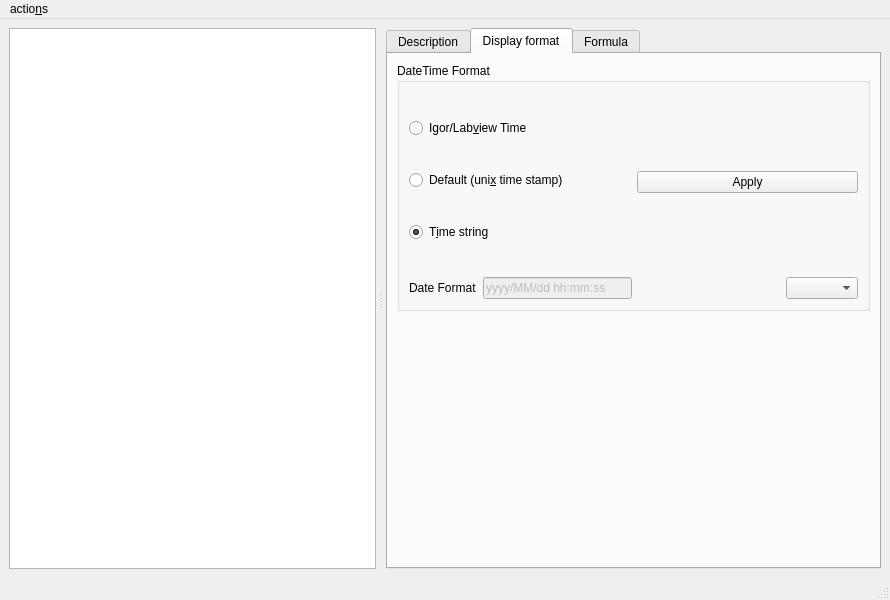
<?xml version="1.0" encoding="UTF-8"?>
<ui version="4.0">
 <class>TableCanvas</class>
 <widget class="QMainWindow" name="TableCanvas">
  <property name="geometry">
   <rect>
    <x>0</x>
    <y>0</y>
    <width>890</width>
    <height>600</height>
   </rect>
  </property>
  <property name="windowTitle">
   <string>Table</string>
  </property>
  <property name="windowIcon">
   <iconset resource="../Ressources.qrc">
    <normaloff>:/Icons/Icons/spreadsheet7.svg</normaloff>:/Icons/Icons/spreadsheet7.svg</iconset>
  </property>
  <widget class="QWidget" name="centralwidget">
   <layout class="QGridLayout" name="gridLayout">
    <item row="0" column="0">
     <widget class="QSplitter" name="splitter">
      <property name="frameShape">
       <enum>QFrame::NoFrame</enum>
      </property>
      <property name="frameShadow">
       <enum>QFrame::Plain</enum>
      </property>
      <property name="lineWidth">
       <number>0</number>
      </property>
      <property name="midLineWidth">
       <number>3</number>
      </property>
      <property name="orientation">
       <enum>Qt::Horizontal</enum>
      </property>
      <property name="opaqueResize">
       <bool>true</bool>
      </property>
      <property name="handleWidth">
       <number>10</number>
      </property>
      <widget class="QTableView" name="tableView"/>
      <widget class="QTabWidget" name="tabWidget">
       <property name="currentIndex">
        <number>1</number>
       </property>
       <widget class="QWidget" name="Description">
        <attribute name="icon">
         <iconset resource="../Ressources.qrc">
          <normaloff>:/Icons/Icons/help14.svg</normaloff>:/Icons/Icons/help14.svg</iconset>
        </attribute>
        <attribute name="title">
         <string>Description</string>
        </attribute>
       </widget>
       <widget class="QWidget" name="Display">
        <attribute name="title">
         <string>Display format</string>
        </attribute>
        <layout class="QGridLayout" name="gridLayout_3">
         <item row="0" column="0">
          <layout class="QVBoxLayout" name="verticalLayout">
           <item>
            <widget class="QGroupBox" name="timeoptions">
             <property name="title">
              <string>DateTime Format</string>
             </property>
             <layout class="QGridLayout" name="gridLayout_2">
              <item row="0" column="0">
               <layout class="QVBoxLayout" name="verticalLayout_6">
                <item>
                 <layout class="QHBoxLayout" name="horizontalLayout_5">
                  <item>
                   <layout class="QVBoxLayout" name="verticalLayout_3">
                    <item>
                     <widget class="QRadioButton" name="Igortime">
                      <property name="text">
                       <string>Igor/Lab&amp;view Time</string>
                      </property>
                      <property name="checked">
                       <bool>false</bool>
                      </property>
                     </widget>
                    </item>
                    <item>
                     <widget class="QRadioButton" name="unixtime">
                      <property name="text">
                       <string>Default (uni&amp;x time stamp)</string>
                      </property>
                      <property name="checked">
                       <bool>false</bool>
                      </property>
                     </widget>
                    </item>
                    <item>
                     <widget class="QRadioButton" name="TimeString">
                      <property name="text">
                       <string>T&amp;ime string</string>
                      </property>
                      <property name="checked">
                       <bool>true</bool>
                      </property>
                     </widget>
                    </item>
                   </layout>
                  </item>
                  <item>
                   <layout class="QVBoxLayout" name="verticalLayout_5">
                    <item>
                     <spacer name="verticalSpacer_3">
                      <property name="orientation">
                       <enum>Qt::Vertical</enum>
                      </property>
                      <property name="sizeHint" stdset="0">
                       <size>
                        <width>20</width>
                        <height>40</height>
                       </size>
                      </property>
                     </spacer>
                    </item>
                    <item>
                     <widget class="QPushButton" name="Applydisplayformat">
                      <property name="toolTip">
                       <string>&lt;html&gt;&lt;head/&gt;&lt;body&gt;&lt;p align=&quot;justify&quot;&gt;Not evereyone uses Igor. So if you press this button next time your defaults will be the options that you are selected.&lt;/p&gt;&lt;/body&gt;&lt;/html&gt;</string>
                      </property>
                      <property name="text">
                       <string>Apply</string>
                      </property>
                      <property name="icon">
                       <iconset resource="../Ressources.qrc">
                        <normaloff>:/Icons/Icons/refresh19.svg</normaloff>:/Icons/Icons/refresh19.svg</iconset>
                      </property>
                     </widget>
                    </item>
                    <item>
                     <spacer name="verticalSpacer_4">
                      <property name="orientation">
                       <enum>Qt::Vertical</enum>
                      </property>
                      <property name="sizeHint" stdset="0">
                       <size>
                        <width>20</width>
                        <height>40</height>
                       </size>
                      </property>
                     </spacer>
                    </item>
                   </layout>
                  </item>
                 </layout>
                </item>
                <item>
                 <layout class="QHBoxLayout" name="horizontalLayout_3">
                  <item>
                   <widget class="QLabel" name="datelabel">
                    <property name="text">
                     <string>Date Format</string>
                    </property>
                   </widget>
                  </item>
                  <item>
                   <widget class="QLineEdit" name="datef">
                    <property name="enabled">
                     <bool>false</bool>
                    </property>
                    <property name="text">
                     <string>yyyy/MM/dd hh:mm:ss</string>
                    </property>
                   </widget>
                  </item>
                  <item>
                   <spacer name="horizontalSpacer_2">
                    <property name="orientation">
                     <enum>Qt::Horizontal</enum>
                    </property>
                    <property name="sizeHint" stdset="0">
                     <size>
                      <width>40</width>
                      <height>20</height>
                     </size>
                    </property>
                   </spacer>
                  </item>
                  <item>
                   <widget class="QComboBox" name="sometexttimeformats">
                    <property name="toolTip">
                     <string>&lt;html&gt;&lt;head/&gt;&lt;body&gt;&lt;p align=&quot;justify&quot;&gt;Here you can select some predefined DateTime string formats. If the format you want is not available you can write it , by hand, in the left box&lt;/p&gt;&lt;/body&gt;&lt;/html&gt;</string>
                    </property>
                    <property name="sizeAdjustPolicy">
                     <enum>QComboBox::AdjustToContents</enum>
                    </property>
                   </widget>
                  </item>
                 </layout>
                </item>
               </layout>
              </item>
             </layout>
            </widget>
           </item>
           <item>
            <spacer name="verticalSpacer">
             <property name="orientation">
              <enum>Qt::Vertical</enum>
             </property>
             <property name="sizeHint" stdset="0">
              <size>
               <width>20</width>
               <height>40</height>
              </size>
             </property>
            </spacer>
           </item>
          </layout>
         </item>
        </layout>
       </widget>
       <widget class="QWidget" name="formula">
        <attribute name="icon">
         <iconset resource="../Ressources.qrc">
          <normaloff>:/Icons/Icons/paper101.svg</normaloff>:/Icons/Icons/paper101.svg</iconset>
        </attribute>
        <attribute name="title">
         <string>Formula</string>
        </attribute>
       </widget>
      </widget>
     </widget>
    </item>
   </layout>
  </widget>
  <widget class="QMenuBar" name="menubar">
   <property name="geometry">
    <rect>
     <x>0</x>
     <y>0</y>
     <width>890</width>
     <height>23</height>
    </rect>
   </property>
   <widget class="QMenu" name="menuSome_aditional_actions">
    <property name="title">
     <string>actio&amp;ns</string>
    </property>
    <addaction name="actionSave_into_database"/>
    <addaction name="actionSurface_Plot"/>
    <addaction name="actionMake_a_plot"/>
    <addaction name="actionChoose_columns_to_plot"/>
    <addaction name="actionLocal_Polynomial_fit"/>
    <addaction name="separator"/>
    <addaction name="actionColumn_Statistics"/>
    <addaction name="separator"/>
    <addaction name="actionSave_into_local_drive"/>
   </widget>
   <addaction name="menuSome_aditional_actions"/>
  </widget>
  <widget class="QStatusBar" name="statusbar"/>
  <action name="actionSave_into_database">
   <property name="enabled">
    <bool>false</bool>
   </property>
   <property name="icon">
    <iconset resource="../Ressources.qrc">
     <normaloff>:/Icons/Icons/Uparrow.svg</normaloff>:/Icons/Icons/Uparrow.svg</iconset>
   </property>
   <property name="text">
    <string>&amp;Save into database</string>
   </property>
   <property name="toolTip">
    <string>Save this table into an existente table or in a new table</string>
   </property>
  </action>
  <action name="actionSurface_Plot">
   <property name="enabled">
    <bool>false</bool>
   </property>
   <property name="icon">
    <iconset resource="../Ressources.qrc">
     <normaloff>:/Icons/Icons/banana4.svg</normaloff>:/Icons/Icons/banana4.svg</iconset>
   </property>
   <property name="text">
    <string>surface &amp;Plot</string>
   </property>
  </action>
  <action name="actionMake_a_plot">
   <property name="icon">
    <iconset resource="../Ressources.qrc">
     <normaloff>:/Icons/Icons/educational15.svg</normaloff>:/Icons/Icons/educational15.svg</iconset>
   </property>
   <property name="text">
    <string>&amp;Make a plot</string>
   </property>
   <property name="toolTip">
    <string>Make a plot of selected itens</string>
   </property>
  </action>
  <action name="actionChoose_columns_to_plot">
   <property name="icon">
    <iconset resource="../Ressources.qrc">
     <normaloff>:/Icons/Icons/morecurves.svg</normaloff>:/Icons/Icons/morecurves.svg</iconset>
   </property>
   <property name="text">
    <string>&amp;Choose columns to plot</string>
   </property>
   <property name="toolTip">
    <string>Cossinf columns to plot.</string>
   </property>
  </action>
  <action name="actionSave_into_local_drive">
   <property name="icon">
    <iconset resource="../Ressources.qrc">
     <normaloff>:/Icons/Icons/floppy16.svg</normaloff>:/Icons/Icons/floppy16.svg</iconset>
   </property>
   <property name="text">
    <string>save &amp;into local drive</string>
   </property>
  </action>
  <action name="actionColumn_Statistics">
   <property name="icon">
    <iconset resource="../Ressources.qrc">
     <normaloff>:/Icons/Icons/accessories-calculator.svg</normaloff>:/Icons/Icons/accessories-calculator.svg</iconset>
   </property>
   <property name="text">
    <string>C&amp;olumn Statistics</string>
   </property>
   <property name="toolTip">
    <string>Some Column elementar stats </string>
   </property>
  </action>
  <action name="actionLocal_Polynomial_fit">
   <property name="text">
    <string>&amp;Local Polynomial fit</string>
   </property>
  </action>
 </widget>
 <resources>
  <include location="../Ressources.qrc"/>
 </resources>
 <connections/>
</ui>
